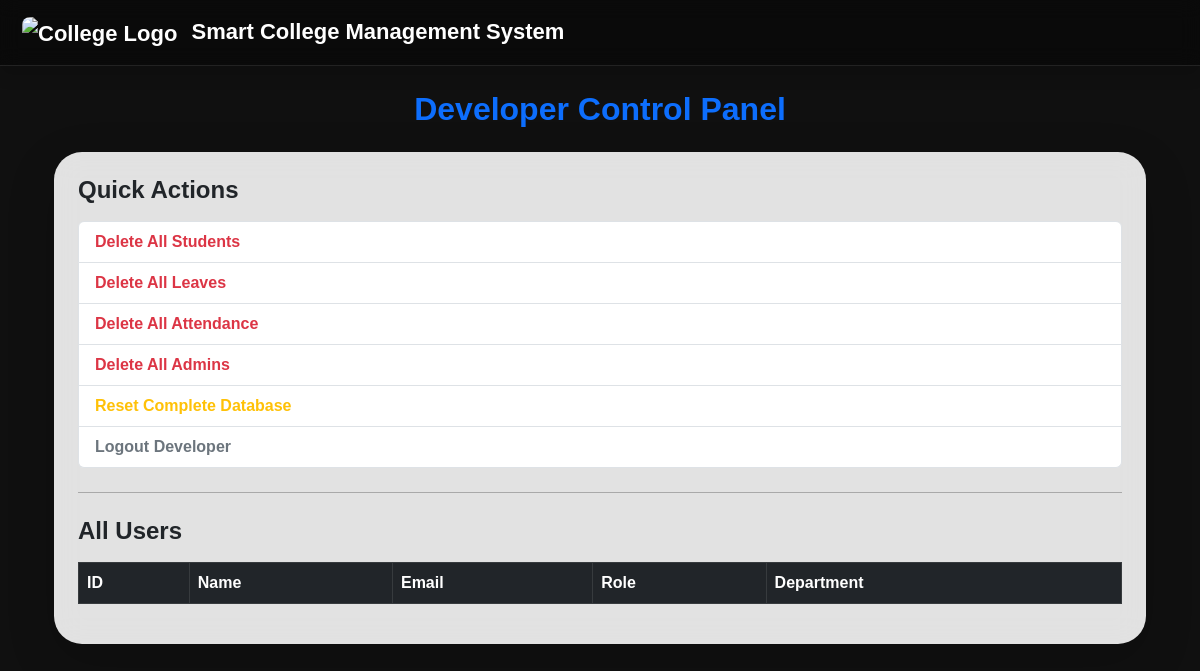
The app's page /developer/panel (signed in), older data.
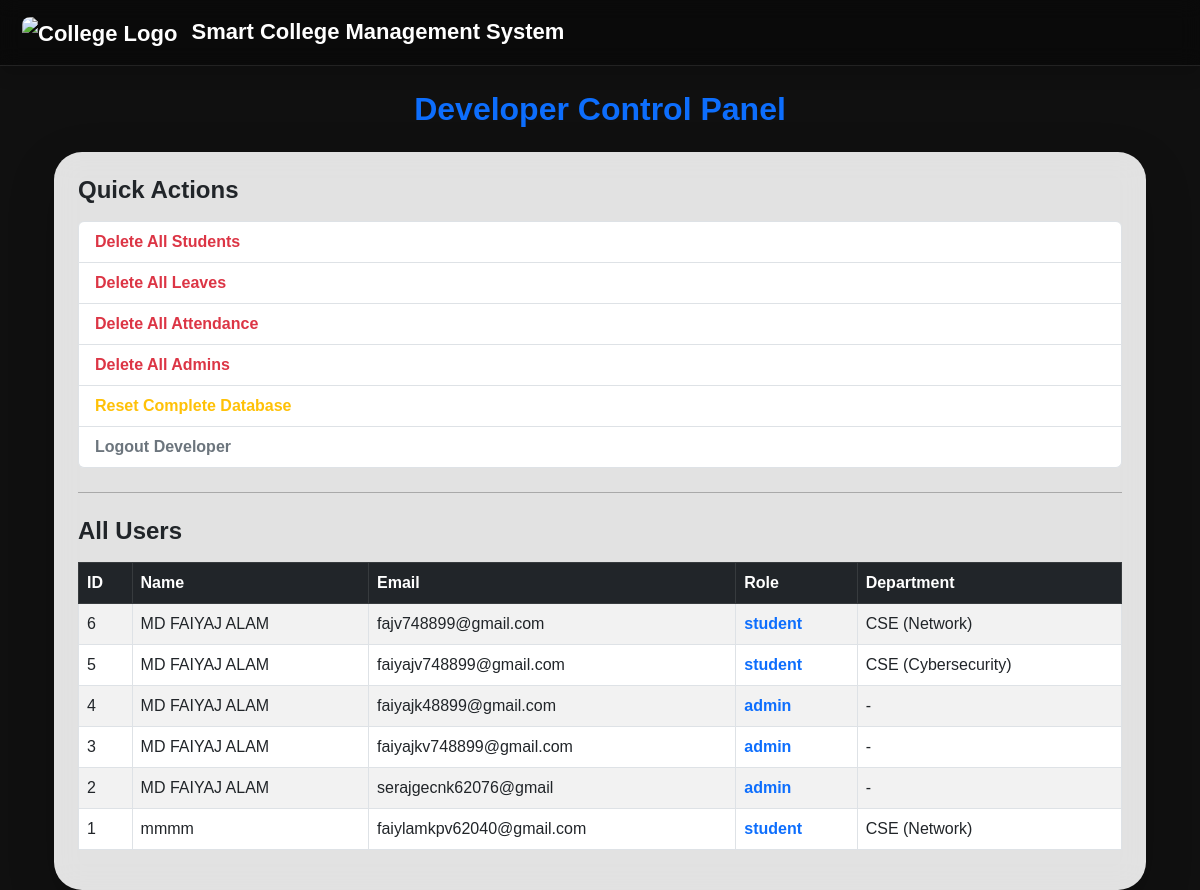
The same page, newer data.
### tables this page shows
CREATE TABLE users (
            id INTEGER PRIMARY KEY AUTOINCREMENT,
            name TEXT,
            email TEXT UNIQUE,
            password TEXT,
            role TEXT,
            department TEXT,
            semester TEXT,
            roll_no TEXT,
            registration_no TEXT,
            parent_phone TEXT,
            parent_email TEXT,
            admin_branch TEXT,
            photo TEXT DEFAULT '',
            created_at TEXT DEFAULT CURRENT_TIMESTAMP
        );

### app.py (the view)
@app.route("/developer/panel")
def developer_panel():
    if not session.get("developer"):
        return redirect(url_for("developer_login"))
    conn = get_db()
    users = conn.execute("SELECT id, name, email, role, department FROM users ORDER BY id DESC").fetchall()
    conn.close()
    return render_template("developer_panel.html", users=users)

### app.py (called while the page is built)
def get_db():
    conn = sqlite3.connect(DB_NAME)
    conn.row_factory = sqlite3.Row
    return conn

### templates/developer_panel.html
{% extends "base.html" %}
{% block content %}
<div class="container mt-4">
    <h2 class="fw-bold text-primary mb-4 text-center">Developer Control Panel</h2>
    <div class="card shadow-lg border-0 p-4">
        <h4 class="fw-bold text-dark mb-3">Quick Actions</h4>
        <div class="list-group">
            <a href="{{ url_for('dev_clear_students') }}"
                class="list-group-item list-group-item-action text-danger fw-bold">
                Delete All Students
            </a>
            <a href="{{ url_for('dev_clear_leaves') }}"
                class="list-group-item list-group-item-action text-danger fw-bold">
                Delete All Leaves
            </a>
            <a href="{{ url_for('dev_clear_attendance') }}"
                class="list-group-item list-group-item-action text-danger fw-bold">
                Delete All Attendance
            </a>
            <a href="{{ url_for('dev_clear_admins') }}"
                class="list-group-item list-group-item-action text-danger fw-bold">
                Delete All Admins
            </a>
            <a href="{{ url_for('dev_reset_db') }}" class="list-group-item list-group-item-action text-warning fw-bold">
                Reset Complete Database
            </a>
            <a href="{{ url_for('developer_logout') }}"
                class="list-group-item list-group-item-action text-secondary fw-bold">
                Logout Developer
            </a>
        </div>
        <hr class="my-4">
        <h4 class="fw-bold text-dark mb-3">All Users</h4>
        <table class="table table-bordered table-striped">
            <thead class="table-dark">
                <tr>
                    <th>ID</th>
                    <th>Name</th>
                    <th>Email</th>
                    <th>Role</th>
                    <th>Department</th>
                </tr>
            </thead>
            <tbody>
                {% for u in users %}
                <tr>
                    <td>{{ u.id }}</td>
                    <td>{{ u.name }}</td>
                    <td>{{ u.email }}</td>
                    <td class="fw-bold text-primary">{{ u.role }}</td>
                    <td>{{ u.department or "-" }}</td>
                </tr>
                {% endfor %}
            </tbody>
        </table>
    </div>
</div>
{% endblock %}

Row changes from the older to the newer data that the page shows:
added users: id "6", name "MD FAIYAJ ALAM", email "fajv748899@gmail.com", role "student", department "CSE (Network)"
added users: id "5", name "MD FAIYAJ ALAM", email "faiyajv748899@gmail.com", role "student", department "CSE (Cybersecurity)"
added users: id "4", name "MD FAIYAJ ALAM", email "faiyajk48899@gmail.com", role "admin", department "-"
added users: id "3", name "MD FAIYAJ ALAM", email "faiyajkv748899@gmail.com", role "admin", department "-"
added users: id "2", name "MD FAIYAJ ALAM", email "serajgecnk62076@gmail", role "admin", department "-"
added users: id "1", name "mmmm", email "faiylamkpv62040@gmail.com", role "student", department "CSE (Network)"
